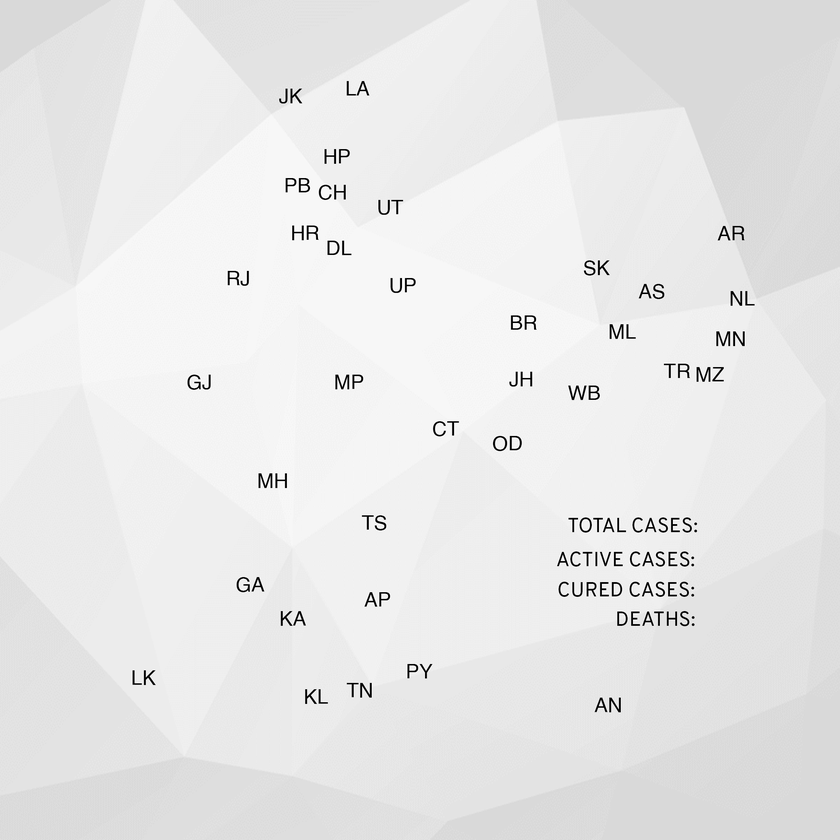
#> input picture Map_Only_Text2.png, 840 x 840 px, shrunk from 2000 x 2000 before the run, found by its file name
$ python find_text_for_dotmap.py
#> lines starting #> are read from the running program, lines starting #| are printed output that depends on the picture; after the words box and inside, x2 and y2 are one past the last pixel; in counts of white or black regions, pixels touching at a corner belong together
import cv2
import pytesseract

pytesseract.pytesseract.tesseract_cmd = 'C:/Program Files (x86)/Tesseract-OCR/tesseract'

img = cv2.imread('E:/Summer Proj/Covid_Tracker/Code/Map_Only_Text2.png')
#> img is the input picture: shape (840, 840, 3); min 0, max 255, mean 231.9
gray = cv2.cvtColor(img, cv2.COLOR_BGR2GRAY)
ret, thresh1 = cv2.threshold(gray, 0, 255, cv2.THRESH_OTSU | cv2.THRESH_BINARY_INV)
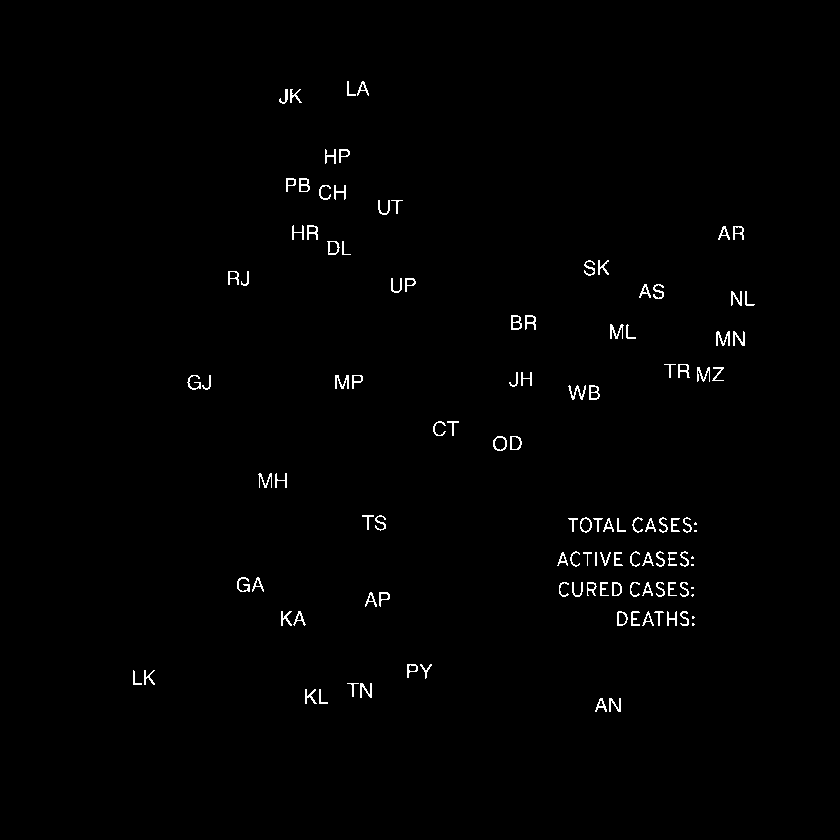
#> thresh1: shape (840, 840); 0.96% white in thin lines or dots, all inside (x1, y1, x2, y2) = (133, 81, 755, 712)
#> ret = 137
rect_kernel = cv2.getStructuringElement(cv2.MORPH_RECT, (18, 18))
dilation = cv2.dilate(thresh1, rect_kernel, iterations = 1)
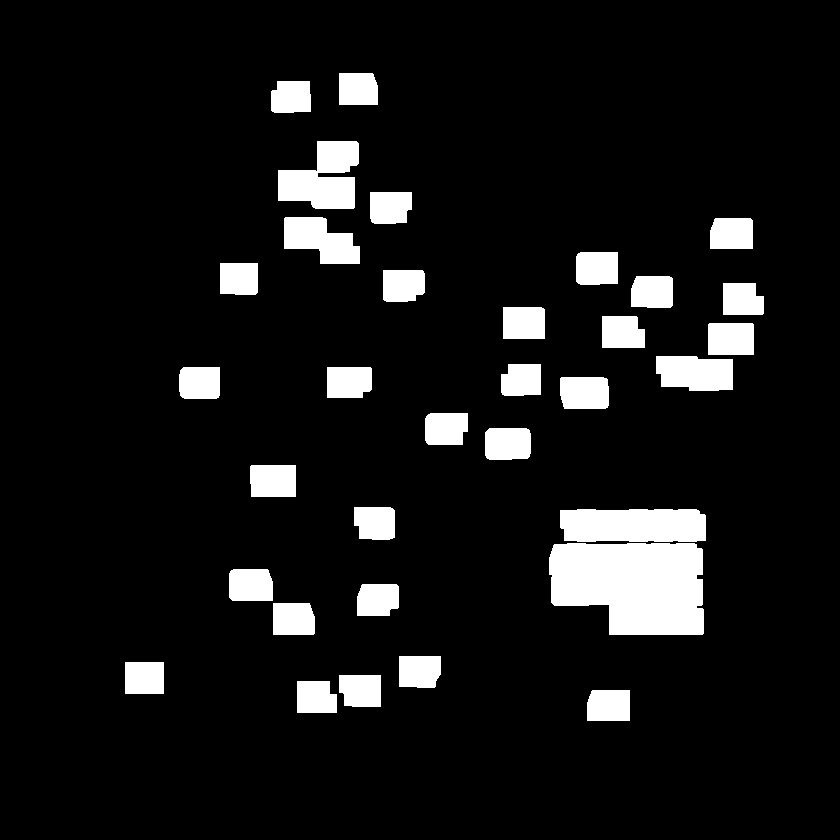
#> dilation: shape (840, 840); 8.7% white; 33 white regions

_, contours, hierarchy,=cv2.findContours(dilation,cv2.RETR_EXTERNAL, cv2.CHAIN_APPROX_NONE)
#> contours = 33 contours; largest, box (x1, y1, x2, y2) and area: (549, 543, 704, 635) 11940, (560, 509, 706, 542) 4430, (278, 141, 359, 209) 3558, (284, 217, 360, 264) 2290, (656, 356, 733, 391) 2270


im2 = img.copy()

file = open("E:/Summer Proj/Covid_Tracker/Code/recognized.txt", "w+")
file.write("")
file.close()
s=[]

for cnt in contours:
	x, y, w, h = cv2.boundingRect(cnt)

	rect = cv2.rectangle(im2, (x, y), (x + w, y + h), (0, 255, 0), 2)

	cropped = im2[y:y + h, x:x + w]

	file = open("recognized.txt", "a")

#> (the run stopped early here; a loop or call above may not have finished)

$ run again, with Capture12.PNG copied over Map_Only_Text2.png
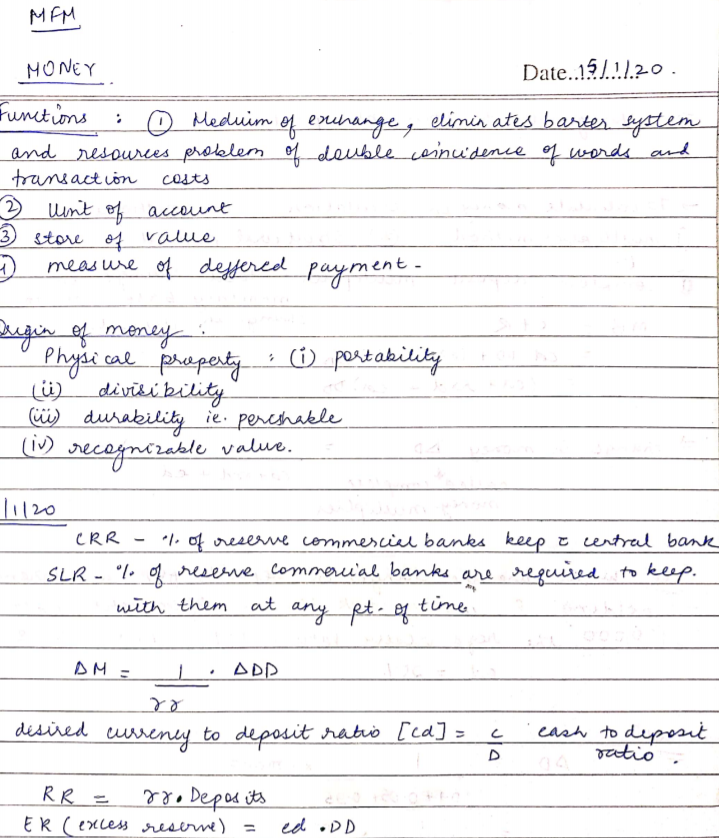
#> input picture Capture12.PNG, 719 x 838 px, found by its file name
#> img is the input picture: shape (838, 719, 3); mean B, G, R 242.4, 241.1, 241.9
#> `ret, thresh1 = cv2.threshold(gray, 0, 255, cv2.THRESH_OTSU | cv2.THRES..`:
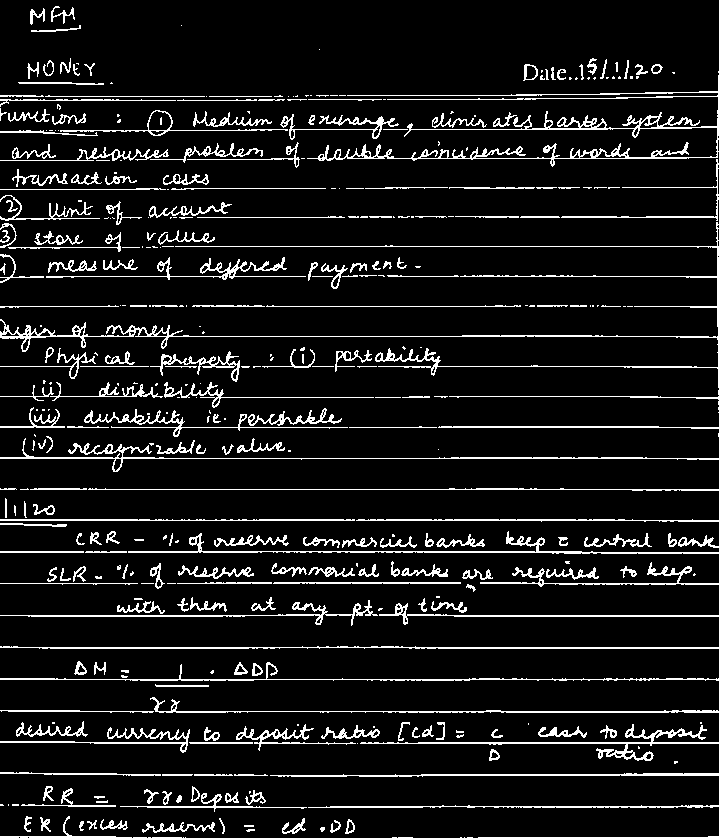
#> thresh1: shape (838, 719); 8.9% white in thin lines or dots
#> ret = 193
#> `dilation = cv2.dilate(thresh1, rect_kernel, iterations = 1)`:
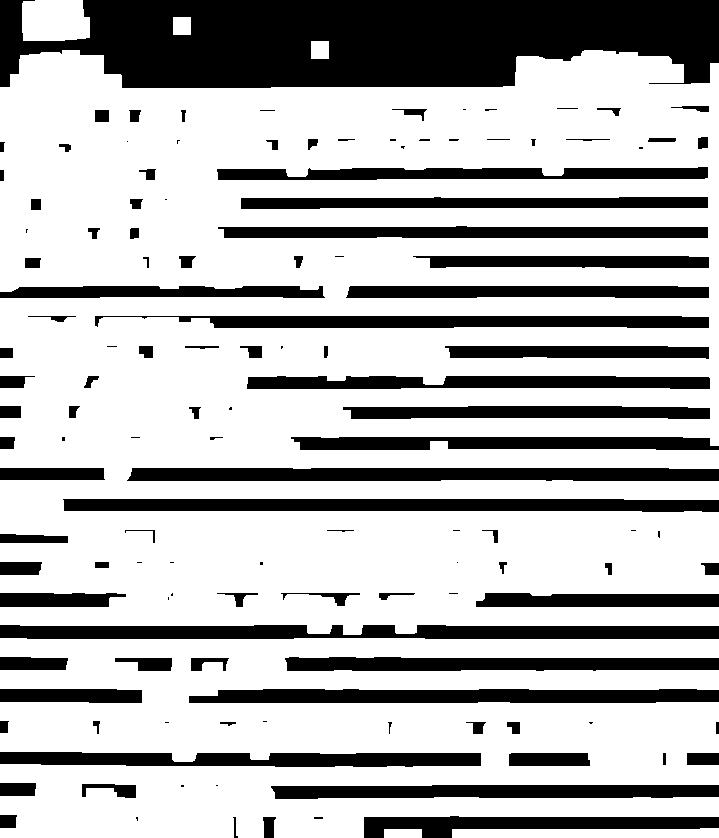
#> dilation: shape (838, 719); 71.5% white; 129 black regions (34 under 20 px)
#> contours = 7 contours; box (x1, y1, x2, y2) and area: (0, 50, 719, 635) 360836, (0, 638, 719, 838) 104798, (22, 0, 90, 41) 2508, (452, 828, 719, 838) 2146, (384, 829, 422, 838) 296, (311, 41, 329, 59) 289, (173, 17, 191, 35) 289

$ run again, with Map_Only_Text.png copied over Map_Only_Text2.png
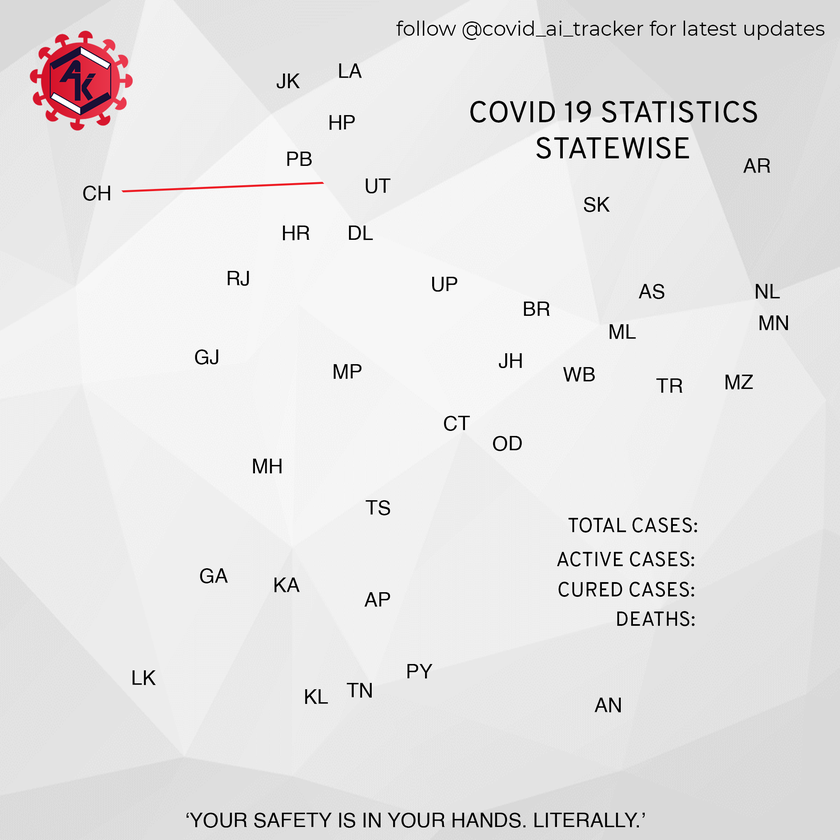
#> input picture Map_Only_Text.png, 840 x 840 px, shrunk from 2000 x 2000 before the run, found by its file name
#> img is the input picture: shape (840, 840, 3); mean B, G, R 228.6, 228.4, 229.7
#> `ret, thresh1 = cv2.threshold(gray, 0, 255, cv2.THRESH_OTSU | cv2.THRES..`:
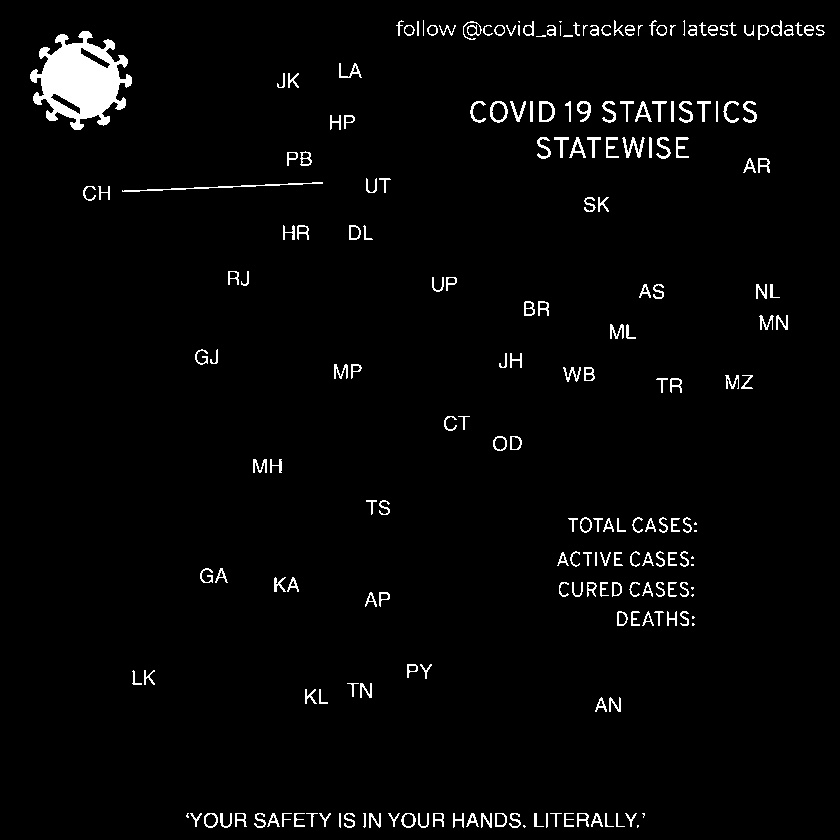
#> thresh1: shape (840, 840); 2.8% white; 219 white regions (21 under 20 px), largest, box (x1, y1, x2, y2) and area: (30, 31, 132, 130) 5581, (122, 182, 323, 192) 335, (622, 137, 645, 158) 193
#> ret = 144
#> dilation: shape (840, 840); 17.6% white; 39 white regions
#> contours = 39 contours; largest, box (x1, y1, x2, y2) and area: (462, 93, 766, 168) 17320, (178, 805, 654, 837) 14392, (388, 12, 834, 49) 13318, (549, 543, 704, 635) 11964, (22, 23, 141, 139) 10762
